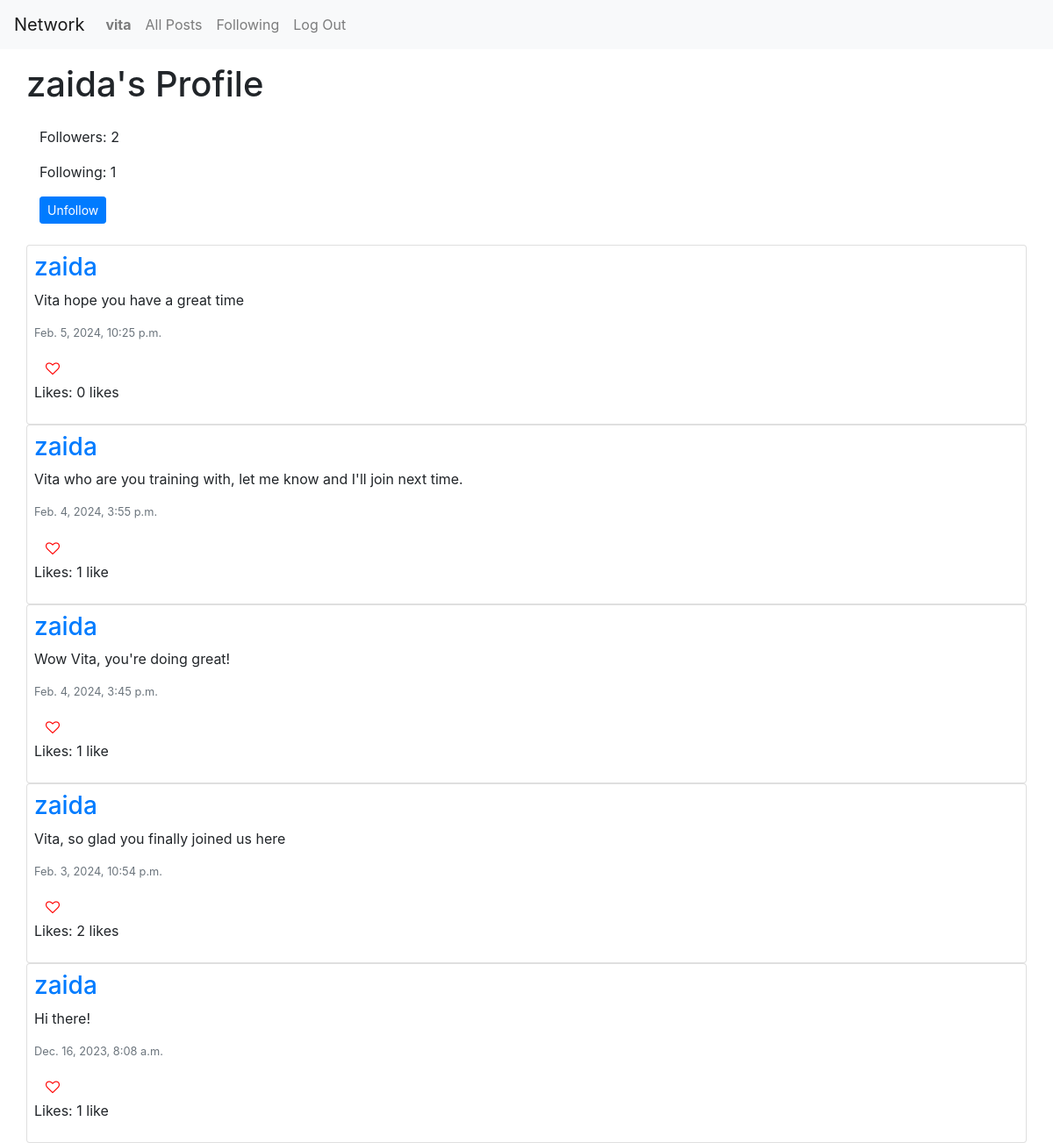
Page /profile/1 (signed in) on the earlier database version.
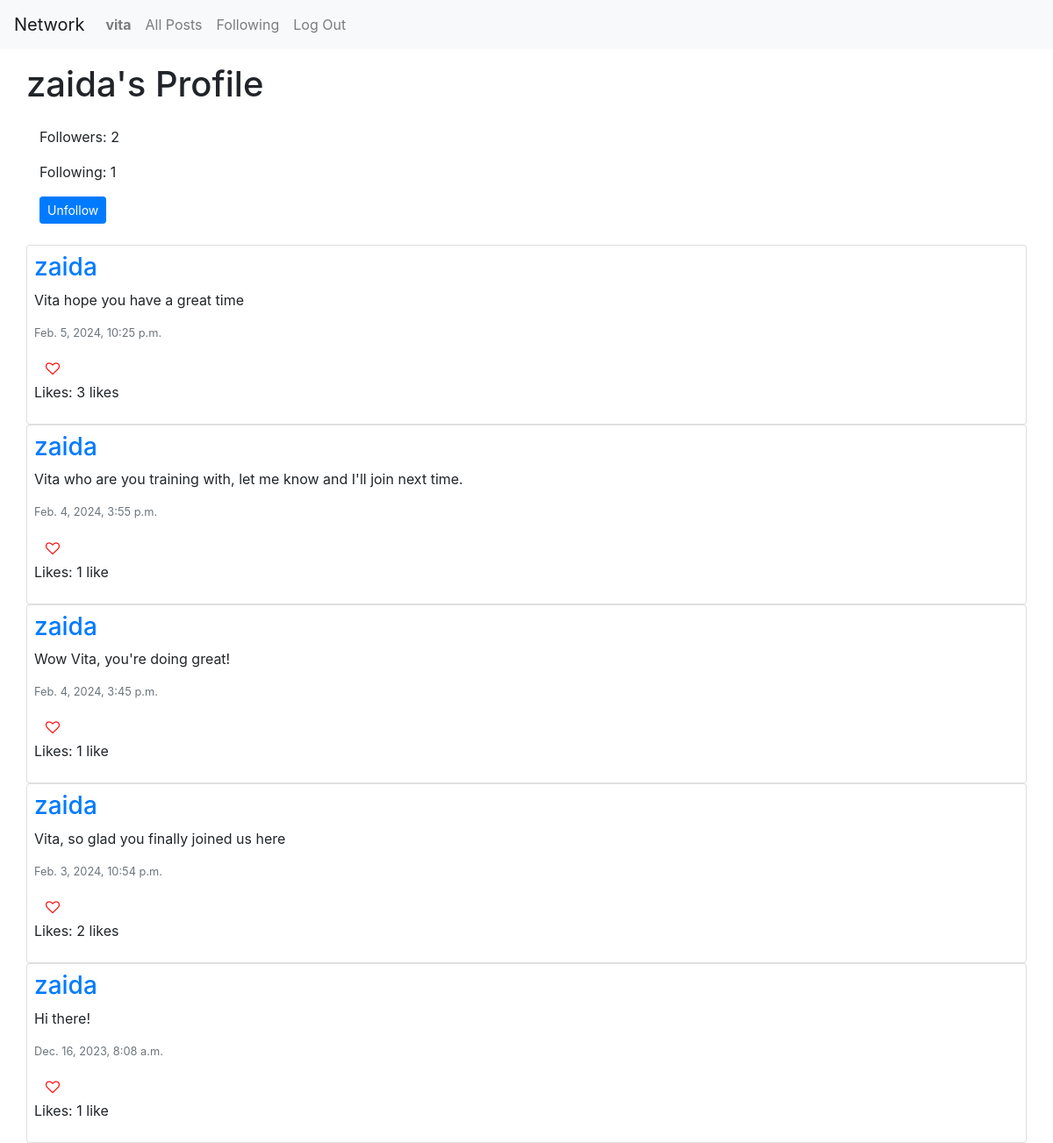
Same page on the later database version.
### network/models.py (models this page shows, shortened)
class Post(models.Model):
    author= models.ForeignKey("User", on_delete=models.CASCADE, related_name='posts')
    content = models.CharField(max_length=300)
    timestamp = models.DateTimeField(auto_now_add=True)
    like = models.IntegerField(default=0)

class User(AbstractUser):
    pass

### network/views.py (the view)
# urls.py: path("profile/<int:user_id>", views.profile, name="profile"),
def profile(request, user_id):
    user = get_object_or_404(User, id=user_id)
    current_user = request.user
    posts = Post.objects.filter(author=user).order_by('id').reverse()
    following = Follower.objects.filter(follower=user)
    followers = Follower.objects.filter(followed=user)
    isFollowing = followers.filter(follower=current_user).exists()
    paginator = Paginator(posts, 10)
    page_number = request.GET.get('page')
    page_obj = paginator.get_page(page_number)
    return render(request, "network/profile.html", {
        'posts': posts,
        'page_obj': page_obj,
        'username': user.username,
        'profile_owner': user,
        'followers': followers,
        'following': following,
        'isFollowing': isFollowing,
    })

### network/templates/network/profile.html (shortened to what this page needs)
{% extends "network/layout.html" %} {% load static %} {% block body %}
<div id="title" class="row my-3">
  <h1 class>{{ username }}'s Profile</h1>
</div>
<div>
  <p id="followersCount">Followers: {{ followers.count }}</p>
  <p id="followingCount">Following: {{ following.count }}</p>
  {% if user.is_authenticated %} {% if user != profile_owner %}
  {% if isFollowing %}
  <form action="{% url 'remove_follow' %}" method="post">
    <input type="submit" value="Unfollow" class="btn btn-primary mb-4 btn-sm" />
  </form>
  {% else %}
  <form action="{% url 'add_follow' %}" method="post">
    {% csrf_token %}
    <input type="hidden" name="following_user" value="{{ profile_owner }}" />
    <input type="submit" value="Follow" class="btn btn-primary mb-4 btn-sm" />
  </form>
  {% endif %} {% endif %} {% endif %}
</div>
<div id="posts-view">
  <div id="all-posts">
    {% for post in page_obj %}
    <div class="row post card p-2">
      <h3>
        <a href="{% url 'profile' user_id=post.author.id%}">{{post.author}}</a>
      </h3>
      <p id="content_{{ post.id }}">{{ post.content }}</p>
      <p class="text-secondary lh-1 small">{{ post.timestamp }}</p>
      {% if user.is_authenticated %} {% if user == post.author %}
      <p>
        <span class="like_count" id="like_count_{{post.id}}"
          >Likes: {{ post.like }} {% if post.like == 1 %} like {% else %} likes
          {% endif %}
        </span>
      </p>
      <div>
        <button
          class="btn btn-primary btn-sm"
          data-toggle="modal"
          data-target="#modal_edit_{{ post.id }}"
        >
          Edit
        </button>
      </div>
      <div
        class="modal fade"
        tabindex="-1"
        role="dialog"
        id="modal_edit_{{ post.id }}"
        aria-labelledby="modal_edit_{{ post.id }}_label"
      >
        <div class="modal-dialog" role="document">
          <div class="modal-content">
            <div class="modal-header">
              <h5 class="modal-title">Edit Post</h5>
              <button
                type="button"
                class="close"
                data-dismiss="modal"
                aria-label="Close"
                aria-hidden="true"
              >
                <span aria-hidden="true">&times;</span>
              </button>
            </div>
            <div class="modal-body">
              {% csrf_token %}
              <textarea
                name="content"
                id="textarea_{{ post.id }}"
                cols="30"
                rows="6"
                class="p-2 form-control"
              >
{{ post.content }}</textarea
              >
            </div>
            <div class="modal-footer">
              <button
                type="button"
                class="btn btn-primary"
                onclick="submitHandler('{{ post.id }}')"
              >
                Submit changes
              </button>
              <button
                type="button"
                class="btn btn-secondary"
                data-dismiss="modal"
              >
                Close
              </button>
            </div>
          </div>
        </div>
      </div>
      {% else %} {% if post.id in postsLiked %}
      <button
        id="{{ post.id }}"
        class="btn col-1 fa fa-heart text-left"
        style="color: red"
        onclick="likeHandler('{{ post.id }}', '{{ postsLiked }}', '{{likeCount}}')"
      ></button>
      <p>
        <span class="like_count" id="like_count_{{post.id}}"
          >Likes: {{ post.like }} {% if post.like == 1 %} like {% else %} likes
          {% endif %}
        </span>
      </p>
      {% else %}
      <button
        id="{{ post.id }}"
        class="btn col-1 fa fa-heart-o text-left"
        style="color: red"
        onclick="likeHandler('{{ post.id }}', '{{ postsLiked }}', '{{likeCount}}')"
      ></button>
      <p>
        <span class="like_count" id="like_count_{{post.id}}"
          >Likes: {{ post.like }} {% if post.like == 1 %} like {% else %} likes
          {% endif %}
        </span>
      </p>
      {% endif %} {% endif %} {% endif %}
    </div>
    {% endfor %}
  </div>
</div>
{% endblock %}

Differences in the rows shown:
changed Post "Vita hope you have a great time": like "0" → "3"
